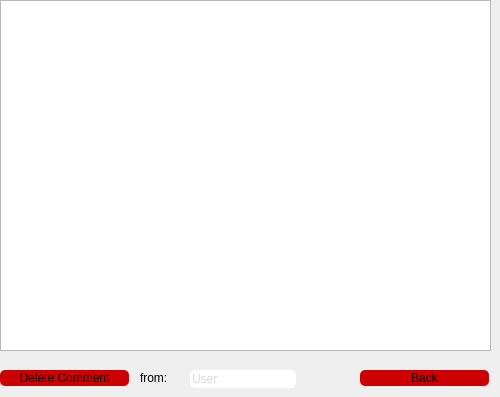
            <widget class="QWidget" name="page_12">
             <widget class="QTableView" name="tableView_6">
              <property name="geometry">
               <rect>
                <x>0</x>
                <y>0</y>
                <width>491</width>
                <height>351</height>
               </rect>
              </property>
             </widget>
             <widget class="QPushButton" name="delete_4">
              <property name="geometry">
               <rect>
                <x>0</x>
                <y>370</y>
                <width>129</width>
                <height>16</height>
               </rect>
              </property>
              <property name="styleSheet">
               <string notr="true">QPushButton{
	color: rgb(0, 0, 0);
	background-color: rgb(204, 0, 0);
   	border-radius:5px;
}
QPushButton:hover{
	color: rgb(255, 255, 255);
}
QPushButton:pressed{
	background-color: rgb(255, 255, 255);
}
</string>
              </property>
              <property name="text">
               <string>Delete Comment</string>
              </property>
              <property name="icon">
               <iconset resource="image.qrc">
                <normaloff>:/icons/icons/delete.png</normaloff>:/icons/icons/delete.png</iconset>
              </property>
             </widget>
             <widget class="QPushButton" name="back_3">
              <property name="geometry">
               <rect>
                <x>360</x>
                <y>370</y>
                <width>129</width>
                <height>16</height>
               </rect>
              </property>
              <property name="styleSheet">
               <string notr="true">QPushButton{
	color: rgb(0, 0, 0);
	background-color: rgb(204, 0, 0);
   	border-radius:5px;
}
QPushButton:hover{
	color: rgb(255, 255, 255);
}
QPushButton:pressed{
	background-color: rgb(255, 255, 255);
}
</string>
              </property>
              <property name="text">
               <string>Back</string>
              </property>
              <property name="icon">
               <iconset resource="image.qrc">
                <normaloff>:/icons/icons/back.png</normaloff>:/icons/icons/back.png</iconset>
              </property>
             </widget>
             <widget class="QLabel" name="label">
              <property name="geometry">
               <rect>
                <x>140</x>
                <y>370</y>
                <width>49</width>
                <height>16</height>
               </rect>
              </property>
              <property name="text">
               <string>from:</string>
              </property>
             </widget>
             <widget class="QLineEdit" name="userSearch">
              <property name="geometry">
               <rect>
                <x>190</x>
                <y>370</y>
                <width>106</width>
                <height>18</height>
               </rect>
              </property>
              <property name="styleSheet">
               <string notr="true">color: rgb(180, 180, 180);
background-color: rgb(255, 255, 255);
border-radius:5px;</string>
              </property>
              <property name="inputMask">
               <string/>
              </property>
              <property name="text">
               <string/>
              </property>
              <property name="frame">
               <bool>true</bool>
              </property>
              <property name="echoMode">
               <enum>QLineEdit::Normal</enum>
              </property>
              <property name="alignment">
               <set>Qt::AlignLeading|Qt::AlignLeft|Qt::AlignVCenter</set>
              </property>
              <property name="placeholderText">
               <string>User</string>
              </property>
             </widget>
            </widget>
